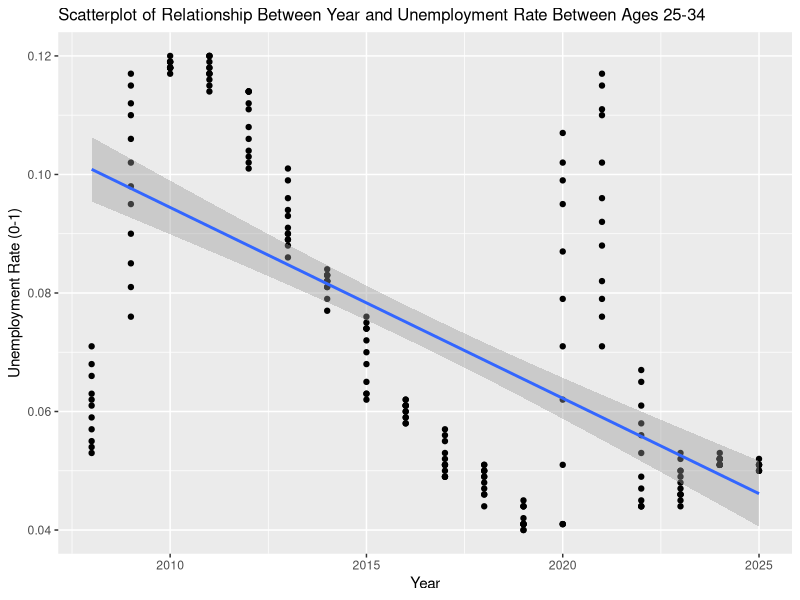
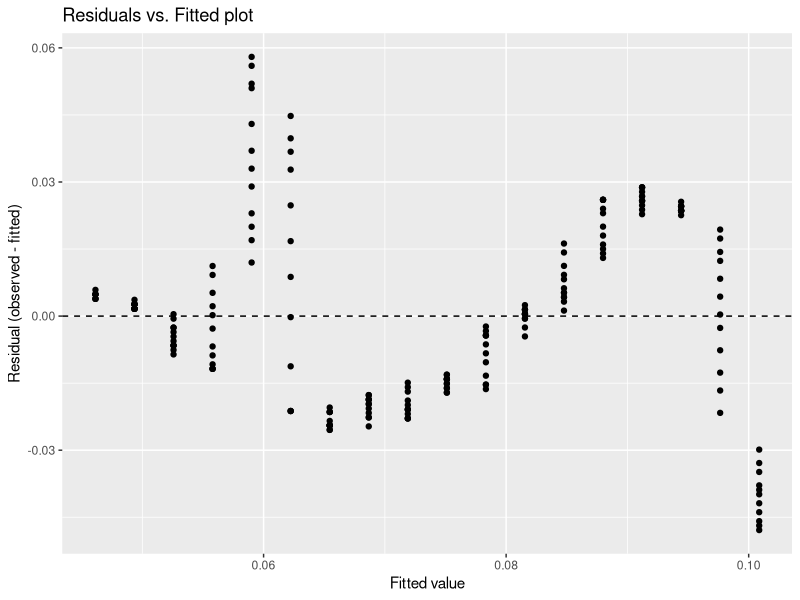
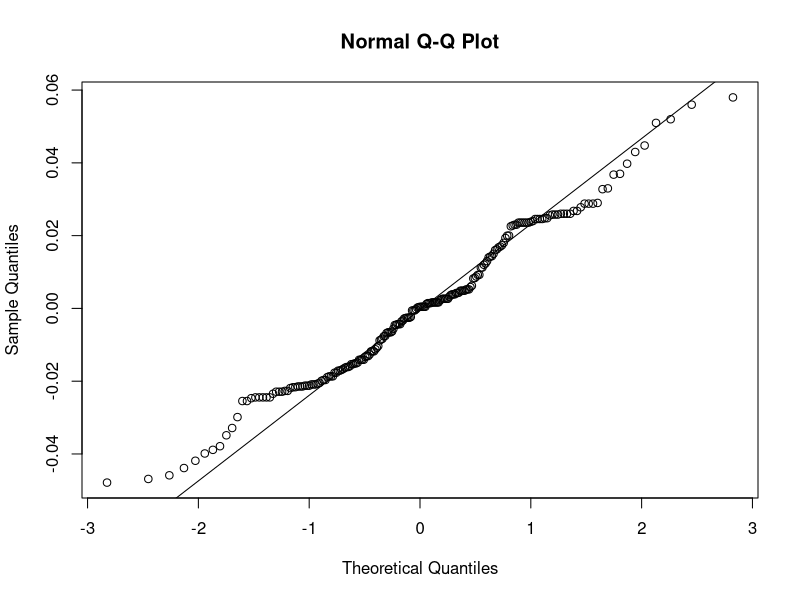

Generate these figures, in order, with R:
## ---- chunk 1
#| include: false
#| warning: false
#| message: false
# load libraries
library(readr)
library(ggplot2)
unemployment <- read_csv("unemployment_rate_by_age_groups.csv")
## ---- chunk 2
#| echo: false
#| warning: false
#| message: false
#| fig-cap: "Scatter plot comparing the year of survey study as the x axis, and the rate of unemployment between 0 and 1 as the y axis with the fitted line of regression."


ggplot(unemployment, aes(x = Year, y =  `Age 25-34`))+
  geom_point() +
  geom_smooth(method = "lm") + 
  xlab("Year") + 
  ylab("Unemployment Rate (0-1)")+
  ggtitle("Scatterplot of Relationship Between Year and Unemployment Rate Between Ages 25-34")+
  theme(plot.title = element_text(size = 12))


## ---- chunk 3
#| echo: false
#| warning: false
#| message: false
lm = lm(`Age 25-34`~Year, data = unemployment)

## ---- chunk 4
#| echo: false
#| warning: false
#| message: false
#| fig-cap: "Residual plot of the x axis being the fitted values and the y axis being the residuals for a simple linear regression with year being the respone and unemployment rate being the predictor."
p <- data.frame(
  res = resid(lm),
  fit = fitted(lm)
)
ggplot(p, aes(x = fit, y = res)) +
  geom_point() +
  geom_hline(yintercept = 0, linetype = "dashed") +
  ylab("Residual (observed - fitted)") +
  xlab("Fitted value") +
  ggtitle("Residuals vs. Fitted plot")


## ---- chunk 5
#| echo: false
#| warning: false
#| message: false
#| fig-cap: "QQ plot between the sample (x) and theoretical (y) quantiles"

residual = residuals(lm)
df1 = data.frame(residuals = residual)

qqnorm(residual)
qqline(residual)

